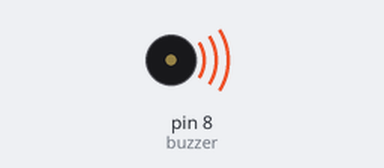
Simulated run of this sketch. Board: Arduino Uno, built with avr-gcc and run on an emulated ATmega328P. Parts: buzzer (waves = sounding).

Above: at 1.8 s.
At 6.3 s:
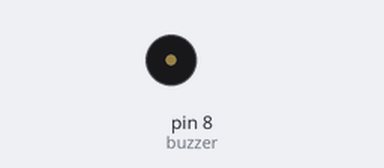
Timing chart, 0 to 7.8 s (numbered marks = the images above):
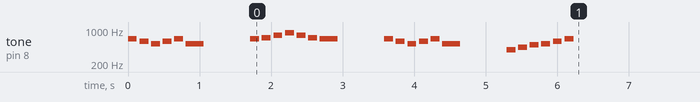

The sketch:

Sevgili.ino
```cpp
/*
====================================================

Gerekli Malzemeler:
| Malzeme          | Adet | Açıklama            |
|------------------|------|---------------------|
| Arduino Uno/Nano | 1    | Mikrodenetleyici    |
| Piezo Buzzer     | 1    | Pasif önerilir      |
| Jumper Kablo     | 2    | Bağlantı için       |
| Breadboard       | 1    | Devre kurmak için   |

🔌 Bağlantılar:
| Buzzer Ucu      | Arduino Pini |
|-----------------|---------------|
| + (Uzun bacak)  | 8             |
| - (Kısa bacak)  | GND           |

====================================================
*/

#define NOTE_C4  262
#define NOTE_D4  294
#define NOTE_E4  330
#define NOTE_F4  349
#define NOTE_G4  392
#define NOTE_A4  440
#define NOTE_B4  494
#define NOTE_C5  523
#define NOTE_D5  587
#define NOTE_E5  659
#define NOTE_F5  698
#define NOTE_G5  784
#define NOTE_A5  880
#define NOTE_B5  988
#define REST 0

int buzzer = 8;

// 🎶 Hatırla Sevgili - sadeleştirilmiş melodi
int melody[] = {
  NOTE_E5, NOTE_D5, NOTE_C5, NOTE_D5, NOTE_E5, NOTE_C5, REST,
  NOTE_E5, NOTE_F5, NOTE_G5, NOTE_A5, NOTE_G5, NOTE_F5, NOTE_E5, REST,
  NOTE_E5, NOTE_D5, NOTE_C5, NOTE_D5, NOTE_E5, NOTE_C5, REST,
  NOTE_G4, NOTE_A4, NOTE_B4, NOTE_C5, NOTE_D5, NOTE_E5, NOTE_F5, NOTE_E5
};

// nota süreleri (4 = çeyrek nota, 8 = sekizlik)
int noteDurations[] = {
  8,8,8,8,8,4,4,
  8,8,8,8,8,8,4,4,
  8,8,8,8,8,4,4,
  8,8,8,8,8,8,8,4
};

void setup() {
  for (int thisNote = 0; thisNote < 28; thisNote++) {
    int noteDuration = 1000 / noteDurations[thisNote];
    int note = melody[thisNote];
    if (note == REST) {
      delay(noteDuration);
    } else {
      tone(buzzer, note, noteDuration);
    }
    int pauseBetweenNotes = noteDuration * 1.30;
    delay(pauseBetweenNotes);
    noTone(buzzer);
  }
}

void loop() {
  // Müzik bir kez çalacak.
}
```
